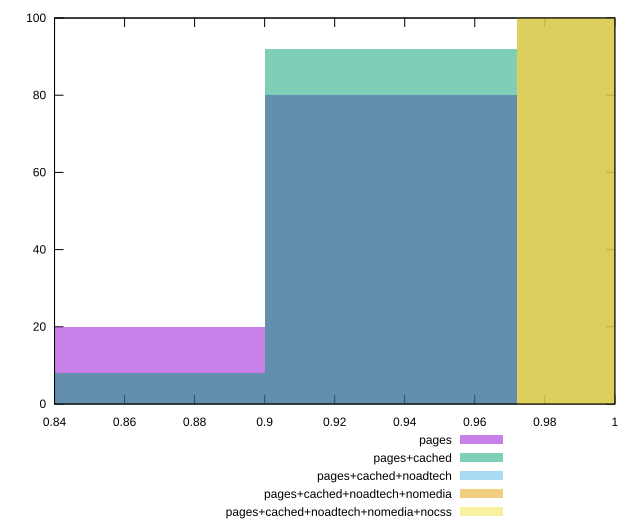

Write gnuplot code to recreate this figure.
reset

$pages <<EOF
0.8640558788522138 20
0.9360605354232316 80
EOF

$pagesCached <<EOF
0.8640558788522138 8
0.9360605354232316 92
EOF

$pagesCachedNoadtech <<EOF
1.0080651919942494 100
EOF

$pagesCachedNoadtechNomedia <<EOF
1.0080651919942494 100
EOF

$pagesCachedNoadtechNomediaNocss <<EOF
1.0080651919942494 100
EOF

set key outside below
set boxwidth 0.07200465657101782
set xrange [0.84:1]
set yrange [0:100]
set trange [0:100]
set style fill transparent solid 0.5 noborder
set terminal svg size 640, 530 enhanced background rgb 'white'
set output "report_00009_2021-02-08T22-37-41.559Z/bootup-time/comparison/histogram/all_score.svg"

plot $pages title "pages" with boxes, \
     $pagesCached title "pages+cached" with boxes, \
     $pagesCachedNoadtech title "pages+cached+noadtech" with boxes, \
     $pagesCachedNoadtechNomedia title "pages+cached+noadtech+nomedia" with boxes, \
     $pagesCachedNoadtechNomediaNocss title "pages+cached+noadtech+nomedia+nocss" with boxes

reset
